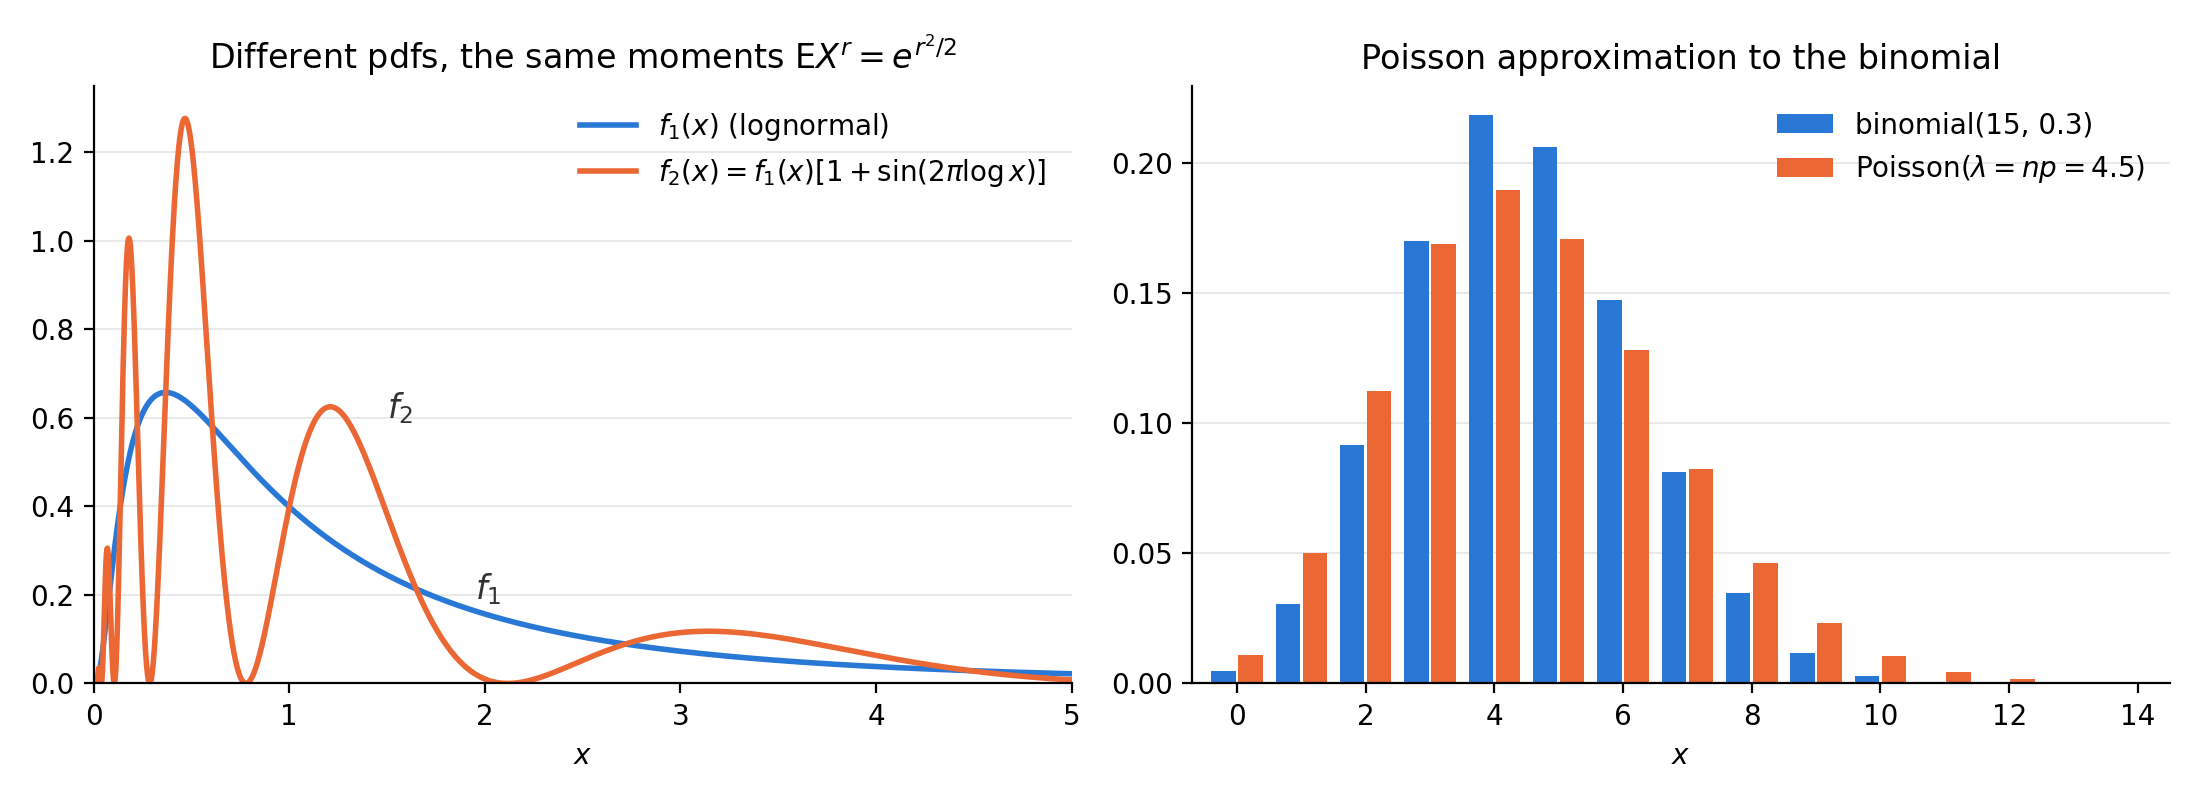

This figure's Python source:
# Two-panel figure for Week 5 notes (C&B Section 2.3).
# Left: two pdfs with the same moments (Example 2.3.10, Figure 2.3.2).
# Right: Poisson approximation to the binomial, n = 15, p = .3 (Example 2.3.13, Figure 2.3.3).
# Run: python mgf_uniqueness.py  ->  writes mgf_uniqueness.png next to this script.
import os
from math import comb, exp, factorial
import numpy as np
import matplotlib.pyplot as plt

BLUE, ORANGE = "#2a78d6", "#eb6834"

x = np.linspace(1e-4, 5, 2000)
f1 = np.exp(-np.log(x) ** 2 / 2) / (np.sqrt(2 * np.pi) * x)
f2 = f1 * (1 + np.sin(2 * np.pi * np.log(x)))

n, p = 15, 0.3
lam = n * p
k = np.arange(0, 15)
binom = np.array([comb(n, j) * p ** j * (1 - p) ** (n - j) for j in k])
pois = np.array([exp(-lam) * lam ** j / factorial(j) for j in k])

fig, (ax1, ax2) = plt.subplots(1, 2, figsize=(11, 4))

ax1.plot(x, f1, color=BLUE, lw=2, label=r"$f_1(x)$ (lognormal)")
ax1.plot(x, f2, color=ORANGE, lw=2, label=r"$f_2(x) = f_1(x)[1 + \sin(2\pi \log x)]$")
ax1.text(1.95, 0.19, r"$f_1$", fontsize=12, color="#333")
ax1.text(1.5, 0.6, r"$f_2$", fontsize=12, color="#333")
ax1.set_title("Different pdfs, the same moments $\\mathrm{E}X^r = e^{r^2/2}$", fontsize=12)
ax1.set_xlabel("$x$"); ax1.set_xlim(0, 5); ax1.set_ylim(0, 1.35)

w = 0.38
ax2.bar(k - w / 2 - 0.02, binom, width=w, color=BLUE, label="binomial(15, 0.3)")
ax2.bar(k + w / 2 + 0.02, pois, width=w, color=ORANGE, label=r"Poisson$(\lambda = np = 4.5)$")
ax2.set_title("Poisson approximation to the binomial", fontsize=12)
ax2.set_xlabel("$x$"); ax2.set_xticks(range(0, 15, 2)); ax2.set_xlim(-0.7, 14.5)

for ax in (ax1, ax2):
    ax.spines[["top", "right"]].set_visible(False)
    ax.grid(axis="y", color="#e5e5e5", lw=0.6); ax.set_axisbelow(True)
    ax.legend(frameon=False, fontsize=10)
fig.tight_layout()
fig.savefig(os.path.join(os.path.dirname(os.path.abspath(__file__)), "mgf_uniqueness.png"), dpi=200)
